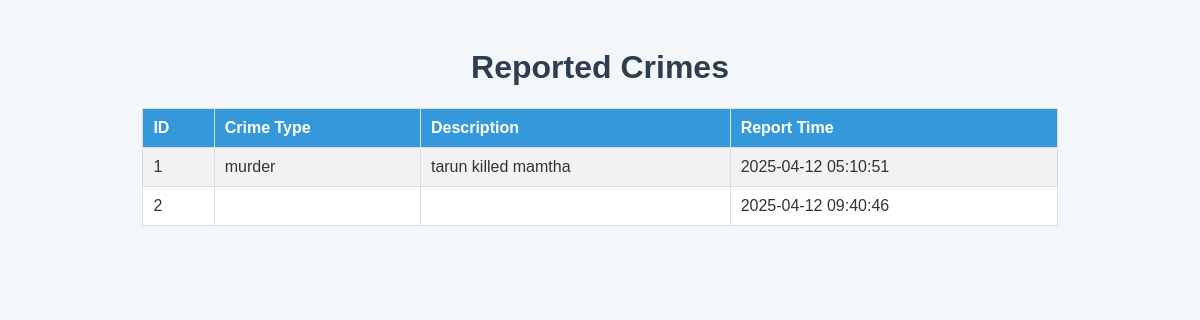
/view_reports, run on an earlier commit of the app's database.
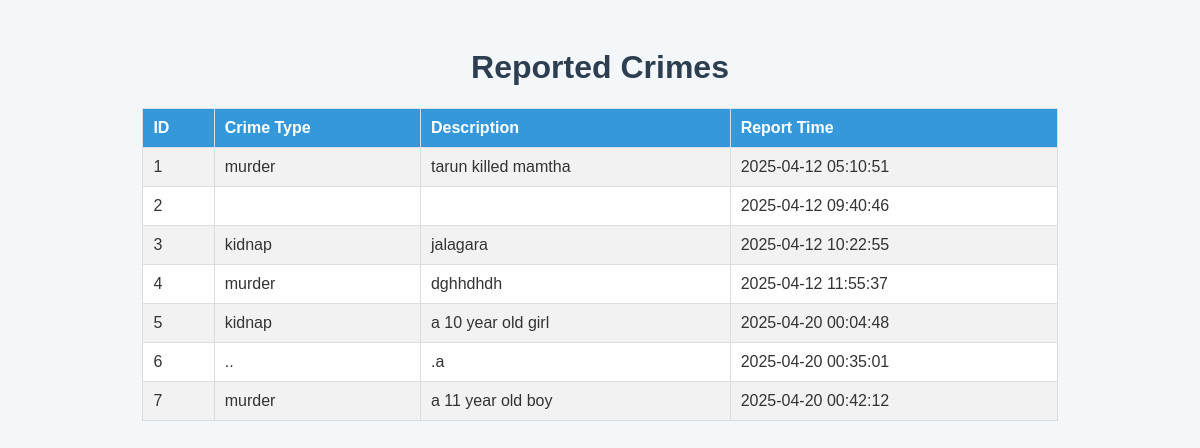
And on a later commit of the database.
### tables this page shows
CREATE TABLE reports (
    id INTEGER PRIMARY KEY AUTOINCREMENT,
    crime_type TEXT NOT NULL,
    description TEXT NOT NULL,
    report_time TIMESTAMP DEFAULT CURRENT_TIMESTAMP
);

### app.py (the view)
@app.route('/view_reports')
def view_reports():
    conn = sqlite3.connect('crime_reporting.db')
    cursor = conn.cursor()
    cursor.execute("SELECT * FROM reports")
    all_reports = cursor.fetchall()
    conn.close()
    print("Reports from DB:", all_reports)  # Good for debugging
    return render_template('view_reports.html', reports=all_reports)

### templates/view_reports.html (shortened to what this page needs)
<!DOCTYPE html>
<html>
<head>
</head>
<body>
    <h1>Reported Crimes</h1>
    {% if reports %}
    <table>
        <tr>
            <th>ID</th>
            <th>Crime Type</th>
            <th>Description</th>
            <th>Report Time</th>
        </tr>
        {% for report in reports %}
        <tr>
            <td>{{ report[0] }}</td>
            <td>{{ report[1] }}</td>
            <td>{{ report[2] }}</td>
            <td>{{ report[3] }}</td>
        </tr>
        {% endfor %}
    </table>
    {% else %}
    <p>No crime reports found.</p>
    {% endif %}
</body>
</html>

### templates/view_reports.html (style rules this page uses)
body { font-family: Arial, sans-serif; background-color: #f4f7fa; color: #333; padding: 20px; }
h1 { text-align: center; color: #2c3e50; }
table { width: 80%; margin: 0 auto; border-collapse: collapse; background-color: #ffffff; }
th, td { padding: 10px; text-align: left; border: 1px solid #ddd; }
th { background-color: #3498db; color: white; }
tr:nth-child(even) { background-color: #f2f2f2; }

What changed in the data, as far as the page shows it:
added reports: id "3", crime_type "kidnap", description "jalagara", report_time "2025-04-12 10:22:55"
added reports: id "4", crime_type "murder", description "dghhdhdh", report_time "2025-04-12 11:55:37"
added reports: id "5", crime_type "kidnap", description "a 10 year old girl", report_time "2025-04-20 00:04:48"
added reports: id "6", crime_type "..", description ".a", report_time "2025-04-20 00:35:01"
added reports: id "7", crime_type "murder", description "a 11 year old boy", report_time "2025-04-20 00:42:12"
